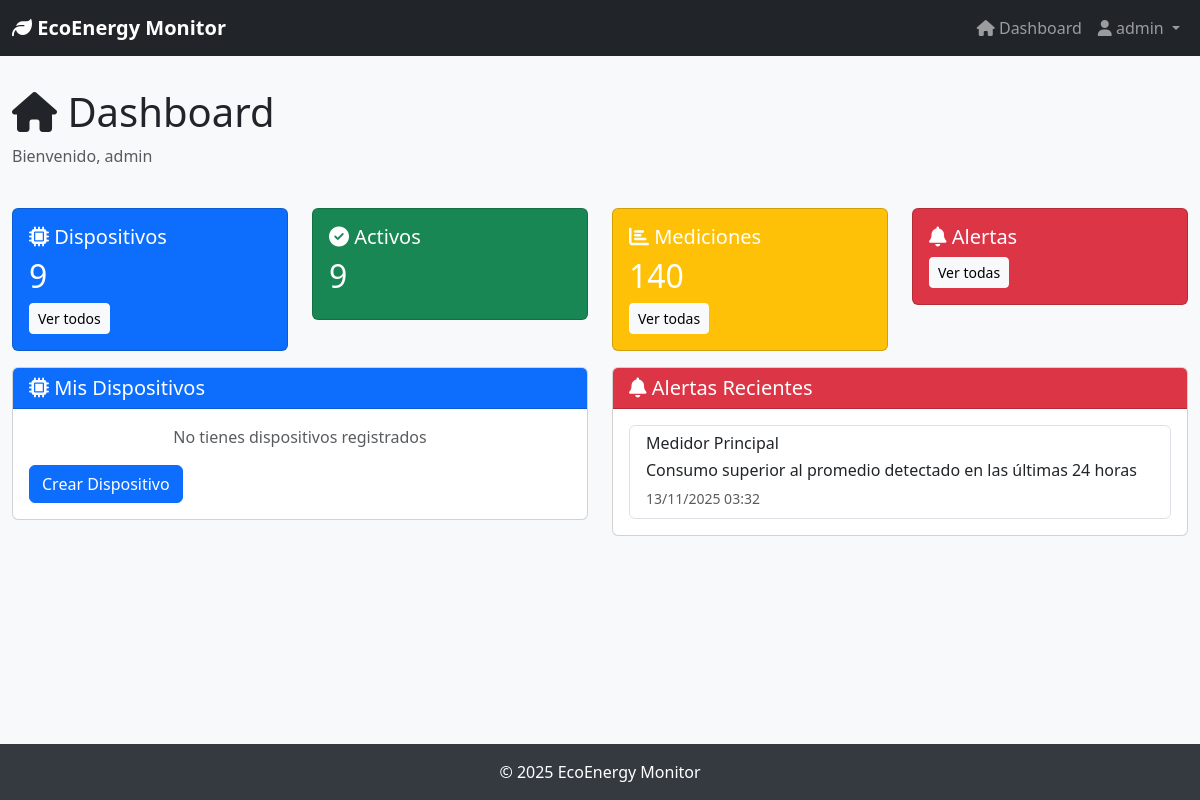
Before: / (signed in) with the older database file.
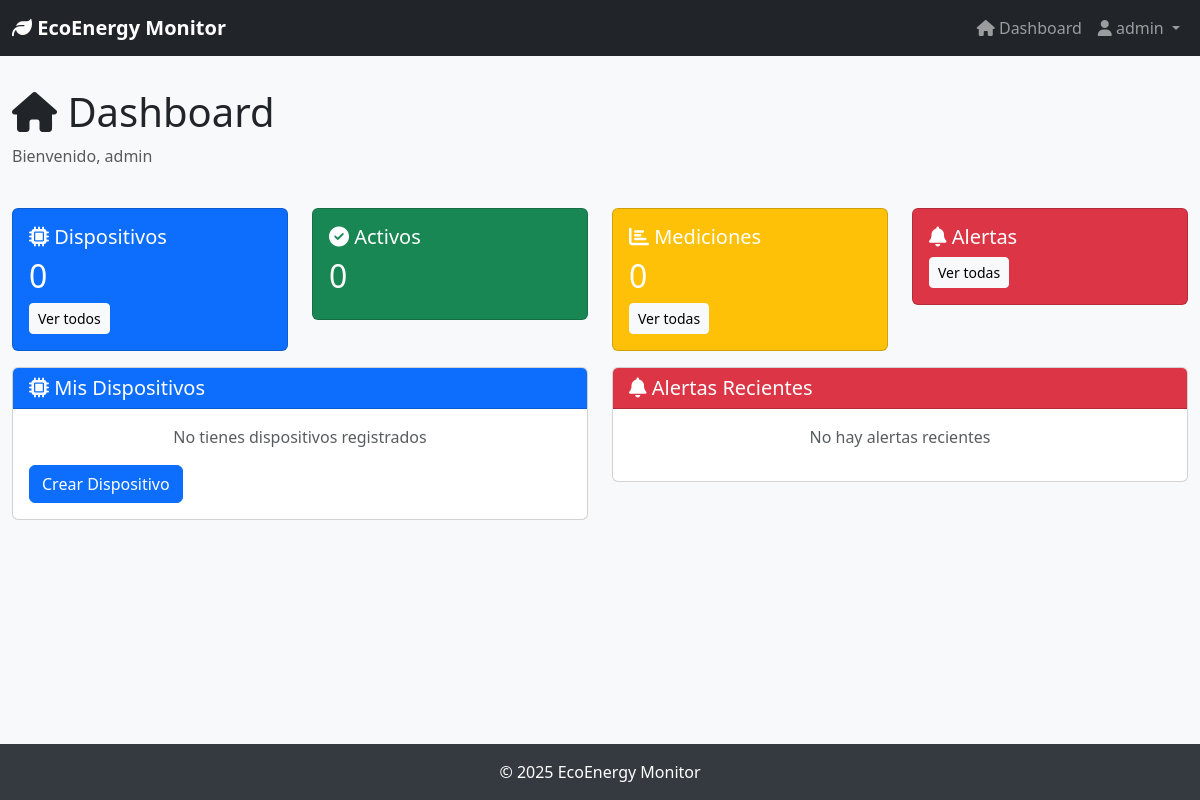
After: the same page with the newer database file.
### devices/models.py (models this page shows, shortened)
class Alert(models.Model):
    device = models.ForeignKey(
        Device,
        on_delete=models.CASCADE,
        related_name='alerts',
        verbose_name="Dispositivo"
    )
    alert_type = models.CharField(
        max_length=20,
        choices=AlertType.choices,
        default=AlertType.INFO,
        verbose_name="Tipo"
    )
    message = models.TextField(verbose_name="Mensaje")
    is_resolved = models.BooleanField(default=False, verbose_name="Resuelta")
    created_at = models.DateTimeField(auto_now_add=True)
    resolved_at = models.DateTimeField(null=True, blank=True)
    class Meta:
        verbose_name = "Alerta"
        verbose_name_plural = "Alertas"
        ordering = ['-created_at']

class Device(models.Model):
    name = models.CharField(max_length=200, verbose_name="Nombre")
    description = models.TextField(blank=True, null=True, verbose_name="Descripción")
    device_type = models.CharField(
        max_length=20,
        choices=DeviceType.choices,
        default=DeviceType.SENSOR,
        verbose_name="Tipo"
    )
    status = models.CharField(
        max_length=20,
        choices=DeviceStatus.choices,
        default=DeviceStatus.ACTIVE,
        verbose_name="Estado"
    )
    category = models.ForeignKey(
        Category,
        on_delete=models.SET_NULL,
        null=True,
        blank=True,
        related_name='devices',
        verbose_name="Categoría"
    )
    zone = models.ForeignKey(
        Zone,
        on_delete=models.SET_NULL,
        null=True,
        blank=True,
        related_name='devices',
        verbose_name="Zona"
    )
    owner = models.ForeignKey(
        User,
        on_delete=models.CASCADE,
        related_name='devices',
        verbose_name="Propietario"
    )
    created_at = models.DateTimeField(auto_now_add=True)
    updated_at = models.DateTimeField(auto_now=True)
    class Meta:
        verbose_name = "Dispositivo"
        verbose_name_plural = "Dispositivos"
        ordering = ['-created_at']

### devices/views.py (the view)
# urls.py: path('', views.dashboard, name='dashboard'),
@login_required
def dashboard(request):
    user_org = None
    if hasattr(request.user, 'profile') and request.user.profile.organization:
        user_org = request.user.profile.organization
    if user_org:
        devices = Device.objects.filter(zone__organization=user_org)
        measurements = Measurement.objects.filter(device__zone__organization=user_org)
        alerts = Alert.objects.filter(device__zone__organization=user_org)
    else:
        devices = Device.objects.filter(owner=request.user)
        measurements = Measurement.objects.filter(device__owner=request.user)
        alerts = Alert.objects.filter(device__owner=request.user)
    total_devices = devices.count()
    active_devices = devices.filter(status='active').count()  # ← CAMBIADO de is_active=True a status='active'
    inactive_devices = devices.filter(status='inactive').count()
    maintenance_devices = devices.filter(status='maintenance').count()
    total_measurements = measurements.count()
    unresolved_alerts = alerts.filter(is_resolved=False).count()
    recent_measurements = measurements.select_related('device').order_by('-timestamp')[:10]
    recent_alerts = alerts.filter(is_resolved=False).select_related('device').order_by('-created_at')[:5]
    devices_by_type = {}
    for choice in Device._meta.get_field('device_type').choices:
        type_code = choice[0]
        type_name = choice[1]
        count = devices.filter(device_type=type_code).count()
        if count > 0:
            devices_by_type[type_name] = count
    devices_by_status = {}
    for choice in Device._meta.get_field('status').choices:
        status_code = choice[0]
        status_name = choice[1]
        count = devices.filter(status=status_code).count()
        if count > 0:
            devices_by_status[status_name] = count
    alerts_by_type = {}
    for choice in Alert._meta.get_field('alert_type').choices:
        type_code = choice[0]
        type_name = choice[1]
        count = alerts.filter(alert_type=type_code, is_resolved=False).count()
        if count > 0:
            alerts_by_type[type_name] = count
    context = {
        'total_devices': total_devices,
        'active_devices': active_devices,
        'inactive_devices': inactive_devices,
        'maintenance_devices': maintenance_devices,
        'total_measurements': total_measurements,
        'unresolved_alerts': unresolved_alerts,
        'recent_measurements': recent_measurements,
        'recent_alerts': recent_alerts,
        'devices_by_type': devices_by_type,
        'devices_by_status': devices_by_status,
        'alerts_by_type': alerts_by_type,
        'user_org': user_org,
    }
    return render(request, 'devices/dashboard.html', context)

### templates/devices/dashboard.html (shortened to what the changed rows need)
{% extends 'base.html' %}
{% block content %}
<div class="container-fluid">
    <div class="row mb-4">
        <div class="col">
            <h1><i class="fas fa-home"></i> Dashboard</h1>
        </div>
    </div>
    <div class="row">
        <div class="col-md-3">
            <div class="card text-white bg-primary mb-3">
                <div class="card-body">
                    <h5 class="card-title"><i class="fas fa-microchip"></i> Dispositivos</h5>
                    <h2>{{ total_devices }}</h2>
                    <a href="{% url 'device_list' %}" class="btn btn-light btn-sm">Ver todos</a>
                </div>
            </div>
        </div>
        <div class="col-md-3">
            <div class="card text-white bg-success mb-3">
                <div class="card-body">
                    <h5 class="card-title"><i class="fas fa-check-circle"></i> Activos</h5>
                    <h2>{{ active_devices }}</h2>
                </div>
            </div>
        </div>
        <div class="col-md-3">
            <div class="card text-white bg-warning mb-3">
                <div class="card-body">
                    <h5 class="card-title"><i class="fas fa-chart-bar"></i> Mediciones</h5>
                    <h2>{{ total_measurements }}</h2>
                    <a href="{% url 'measurement_list' %}" class="btn btn-light btn-sm">Ver todas</a>
                </div>
            </div>
        </div>
    </div>
    <div class="row">
        <div class="col-md-6">
            <div class="card mb-4">
                <div class="card-body">
                    {% if recent_alerts %}
                    <div class="list-group">
                        {% for alert in recent_alerts %}
                        <div class="list-group-item">
                            <div class="d-flex w-100 justify-content-between">
                                <h6 class="mb-1">{{ alert.device.name }}</h6>
                            </div>
                            <p class="mb-1">{{ alert.message }}</p>
                            <small class="text-muted">{{ alert.created_at|date:"d/m/Y H:i" }}</small>
                        </div>
                        {% endfor %}
                    </div>
                    {% else %}
                    <p class="text-muted text-center">No hay alertas recientes</p>
                    {% endif %}
                </div>
            </div>
        </div>
    </div>
</div>
{% endblock %}

Changed rows visible on the page:
removed Alert: device.name "Medidor Principal", message "Consumo superior al promedio detectado en las últimas 24 horas", created_at "13/11/2025 03:32"
Other visible differences:
{{ total_devices }}: "9" → "0"
{{ active_devices }}: "9" → "0"
{{ total_measurements }}: "140" → "0"
text now shown: "No hay alertas recientes"
